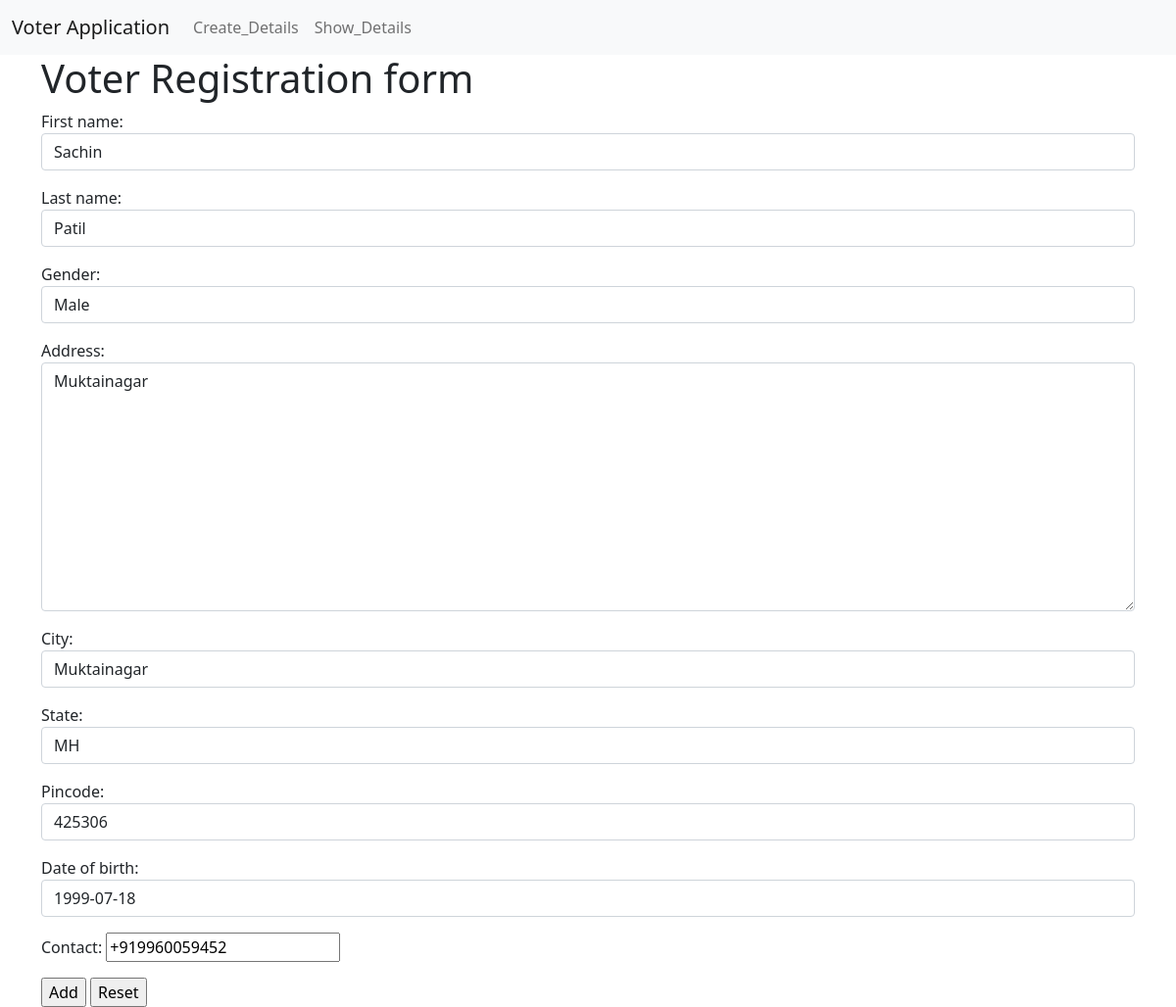
The app's page /votar/update/1/ with its own data.
### voterapp/models.py (models this page shows, shortened)
class Voter(models.Model):
    Gender = [('Male', 'Male'), ('Female', 'Female'), ('Other', 'Other')]
    voter_id = models.CharField(max_length=10, unique=True, editable=False, auto_created=True)
    first_name = models.CharField(max_length=45, validators=[cheack])
    last_name = models.CharField(max_length=45, validators=[cheack])
    gender = models.CharField(max_length=40, choices=Gender)
    address = models.TextField()
    city = models.CharField(max_length=40)
    state = models.CharField(max_length=40)
    pincode = models.CharField(max_length=6,
                               validators=[
                                   RegexValidator(r'^\d{6}$', "Pincode must have exactly 6 digits.")
                               ])
    date_of_birth = models.DateField()
    contact = PhoneNumberField(region='IN')

### voterapp/views.py (the view)
# urls.py: path('update/<int:pk>/', update_Details, name='update_url'),
def update_Details(request,pk):
    template_name = 'voterapp/votaradd.html'
    obj = Voter.objects.get(pk=pk)
    form = VoterForm(instance=obj)
    if request.method == 'POST':
        form = VoterForm(request.POST, instance=obj)
        if form.is_valid():
            form.save()
            return redirect('show_url')
    context = {'form': form}
    return render(request, template_name, context)

### voterapp/forms.py
class VoterForm(forms.ModelForm):
    class Meta:
        model = Voter
        fields = '__all__'
        widgets = {
            'first_name': forms.TextInput(attrs={
                'class': 'form-control'
            }),
            'last_name': forms.TextInput(attrs={
                'class': 'form-control'
            }),
            'gender': forms.Select(choices='Gender',attrs={
                'class': 'form-control'
            }),
            'address': forms.Textarea(attrs={
                'class': 'form-control'
            }),
            'city': forms.TextInput(attrs={
                'class': 'form-control'
            }),
            'state': forms.TextInput(attrs={
                'class': 'form-control'
            }),
            'pincode': forms.NumberInput(attrs={
                'class': 'form-control'
            }),
            'date_of_birth': forms.DateInput(attrs={
                'class': 'form-control'
            }),
            'phone_number': forms.TextInput(attrs={
                'class': 'form-control'
            })
        }

### templates/voterapp/votaradd.html (shortened to what this page needs)
 {% extends "base.html" %}
    {% block content %}
        <h1>Voter Registration form</h1>
        <form method="post">
            {{ form.as_p }}
            <input type="submit" value="Add">
            <input type="reset">
        </form>
    {% endblock %}

### records on screen
Voter: first_name "Sachin", last_name "Patil", gender "Male", address "Muktainagar", city "Muktainagar", state "MH", pincode "425306", date_of_birth "1999-07-18", contact "+919960059452"
